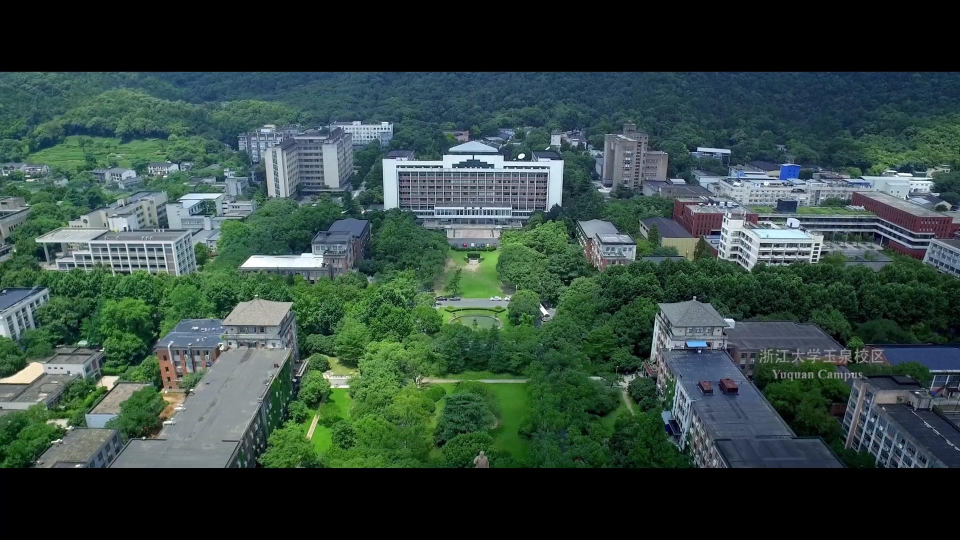
#> input picture HW1/source/1.jpg, 1920 x 1080 px (shown at 1/2 size); its folder holds only this picture in this run
$ python HW1.py
#> lines starting #> are read from the running program, lines starting #| are printed output that depends on the picture
# # Homework 1 Name: Make a silent short video by using OpenCV
# # Program description:
    # 1. Program to generate a new video meeting the following requirements. The generated video will be automatically saved in a video file with a specified file name after the program runs;
    # 2. Content 1: At the beginning, it was a title, with lens switching, and showing related photos of Zhejiang University and personal photos. Show your student ID and name and other information.
    # 3. Content 2: After the camera is switched, slowly draw a very simple children's drawing. The content of children's drawings is self-designed and written in the program. Cannot read a painted picture.
    # 4. Other content: freely design by yourself.
    # 5. Content N: Programming an ending animation
    # 6. Programming to achieve all lens switching effects;
    # 7. There is a certain storyline, free design
    # 8. Click the space to pause the video, and click again to continue.
# # File Name: HW1.py
# # Last Modified: 2020/11/29

import os
import cv2
import numpy as np
import time
import random

# Some global variables and basic hyperparameter information are defined here
path = './source/'      # Source file directory
filelist = os.listdir(path)
fps = 24                # The video's sampling rate is 24 frames per second
size = (1920, 1080)     # Target output size of this video
font = cv2.FONT_HERSHEY_SIMPLEX     # Subtitle font in this video
speed=4                 # Canvas movement speed in panda animation
img=[]                  # Used to load the list of opening photos, initially empty
ANIMATION_DURATION=10   # Panda animation duration

# [Function name] loadCredits
# [Function Usage] This function is used to implement the first function in the experimental requirements, that is, the content related to the title, there is a lens switch in the title part, and the related photos of Zhejiang University elements and personal photos are displayed. Information such as your student ID and name should be displayed in the title.
# [Parameter] None
# [Return value] Returns the `imag` which is the image on which text and picture are to be drawn in the next scene.
# [Developer and date] Anonymous
# [Change Record] None
def loadCredits():
    # Traverse all the files in the source folder and select all picture files with the suffix .jpg
    for item in filelist:
        if item.endswith('.jpg'):
            item = path + item
            img.append(cv2.imread(item))
            # Get image size information
            [height, width, pixels] = img[-1].shape
#> height = 1080; width = 1920; pixels = 3
            # When the image size is not the same as the canvas size, use cv2.resize() to modify the image size to make it consistent with the canvas size
            if height != size[0] or width != size[1]:
                img[-1] = cv2.resize(img[-1], size, interpolation=cv2.INTER_CUBIC)
                # When more than one picture appears, a transition effect between different pictures needs to be performed. The following code implements a slow transition effect
            if len(img) > 1:
                for i in np.linspace(1, 0, 40):
                    alpha = i
                    beta = 1 - alpha
                    output = cv2.addWeighted(img[-2], alpha, img[-1], beta, 0)
                    # Add subtitle description file
                    cv2.putText(output, '''Content I: Pictures''',(100, 100), font, 1, (55, 255, 155), 1)
                    video.write(output)
                    cv2.imshow('HW1', output)
                    # time.sleep(0.02)
                    # The following four lines of code are used to implement the eighth function in the experiment description, that is, click on the space to pause the video, and click again to continue. I will not repeat the description when encountering similar functions later.
                    if cv2.waitKey(1) == 27:
                        break
                    if cv2.waitKey(1) & 0xFF == ord(' '):
                        cv2.waitKey(0)
    # After finishing loading Zhejiang University and personal information pictures, the empty canvas will be loaded below, and the transition will be made to the empty canvas for the drawing of the children’s drawings in the second part.
    imag = np.zeros((1080, 1920, 3), np.uint8)
    # When more than one picture appears, a transition effect between different pictures needs to be performed. The following code implements a slow transition effect
    for i in np.linspace(1, 0, 40):
        alpha = i
        beta = 1 - alpha
        output = cv2.addWeighted(img[-1], alpha, imag, beta, 0)
        video.write(output)
        cv2.imshow('HW1', output)
        # time.sleep(0.02)
        if cv2.waitKey(1) == 27:
            break
        if cv2.waitKey(1) & 0xFF == ord(' '):
            cv2.waitKey(0)
#> this loop made 1 pass; (key Esc is pressed on pass 1)
#> output is the input picture: shape (1080, 1920, 3); mean B, G, R 63.5, 70, 51.1
    return imag

# [Function name] drawPicture
# [Function Usage] After the scene is switched, the function of slowly drawing a children's picture. The content of children's drawings is composed of two parts: the ground and the sun. The content of children's drawings is defined in the program body instead of reading a drawn picture.
# [Parameter] video: The VideoWirter which is initialized by the function `cv2.VideoWriter`;
#             img: It is the image on which text and picture are to be drawn.
# [Return value] Returns the image on which text and picture are to be drawn, the image is used to create the opening transition animation in the next scene
# [Developer and date] Anonymous
# [Change Record] None
def drawPicture(video,img):
    # Add subtitle description file
    cv2.putText(img, '''Content II: Children's Drawing''', (100, 100),font, 1, (55, 255, 155),1)
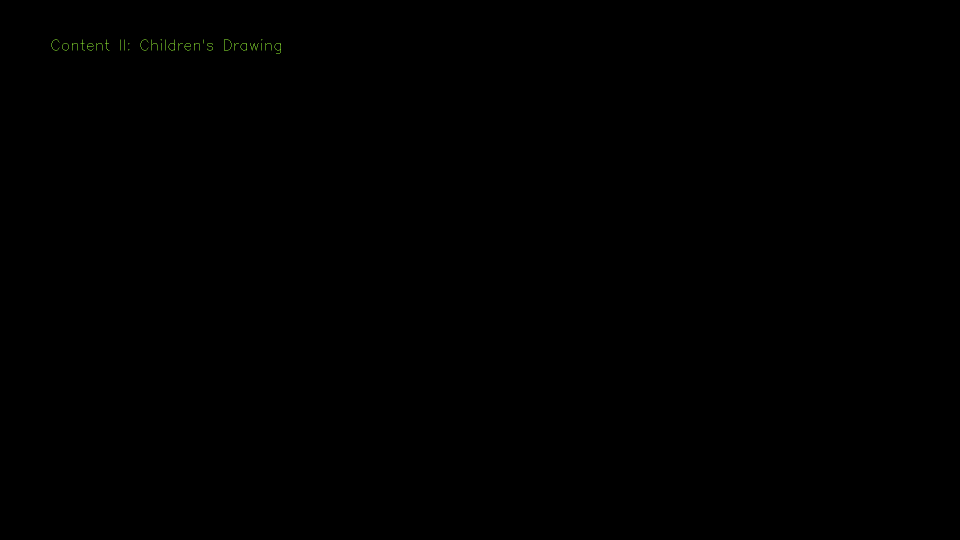
#> img: shape (1080, 1920, 3) (shown at 1/2 size); mean of channels 0, 1, 2 0, 0.1, 0.1; drawn as B, G, R
    # This loop is used to slowly draw a flat ground
    for i in range(480):
        cv2.line(img, (0, 800), (i*4, 800), (240, 240, 240), 10)
        cv2.imshow('HW1', img)
        video.write(img)
        # The following four lines of code are used to implement the eighth function in the experiment description, that is, click on the space to pause the video, and click again to continue. I will not repeat the description when encountering similar functions later.
        if cv2.waitKey(1) == 27:
            break
        if cv2.waitKey(1) & 0xFF == ord(' '):
            cv2.waitKey(0)
    # This loop is used to slowly draw the circular part of the sun
    for i in range(75):
        cv2.circle(img, (300, 300), i*2, (0, 0, 255), 2)
        cv2.imshow('HW1', img)
        video.write(img)
        if cv2.waitKey(1) == 27:
            break
        if cv2.waitKey(1) & 0xFF == ord(' '):
            cv2.waitKey(0)
    # The following four loops are used to slowly draw the rays of the sun
    for i in range(25):
        cv2.line(img, (450, 300), (450+i*2, 300), (0, 240, 255), 5)
        cv2.imshow('HW1', img)
        video.write(img)
        if cv2.waitKey(1) == 27:
            break
        if cv2.waitKey(1) & 0xFF == ord(' '):
            cv2.waitKey(0)
    for i in range(25):
        cv2.line(img, (150, 300), (150-i*2, 300), (0, 240, 255), 5)
        cv2.imshow('HW1', img)
        video.write(img)
        if cv2.waitKey(1) == 27:
            break
        if cv2.waitKey(1) & 0xFF == ord(' '):
            cv2.waitKey(0)
    for i in range(25):
        cv2.line(img, (300, 450), (300, 450+i*2), (0, 240, 255), 5)
        cv2.imshow('HW1', img)
        video.write(img)
        if cv2.waitKey(1) == 27:
            break
        if cv2.waitKey(1) & 0xFF == ord(' '):
            cv2.waitKey(0)
    for i in range(25):
        cv2.line(img, (300, 150), (300, 150-i*2), (0, 240, 255), 5)
        cv2.imshow('HW1', img)
        video.write(img)
        if cv2.waitKey(1) == 27:
            break
        if cv2.waitKey(1) & 0xFF == ord(' '):
            cv2.waitKey(0)
    return img

# [Function name] story
# [Function Usage] This function implements the third part of the job description, which is to realize the open design content. In this clip, I designed related functions by reading in a video and exporting it again.
# [Parameter] video: The VideoWirter which is initialized by the function `cv2.VideoWriter`;
#             preImg: It is the image on which text and picture were to be drawn in the past function;
#             name: It is the name of the video which is going to be read in.
# [Return value] Returns the last frame of the video which is read in.
# [Developer and date] Anonymous
# [Change Record] None
def story(video,preImg,name):
#> (the run stopped early here; a loop or call above may not have finished)
